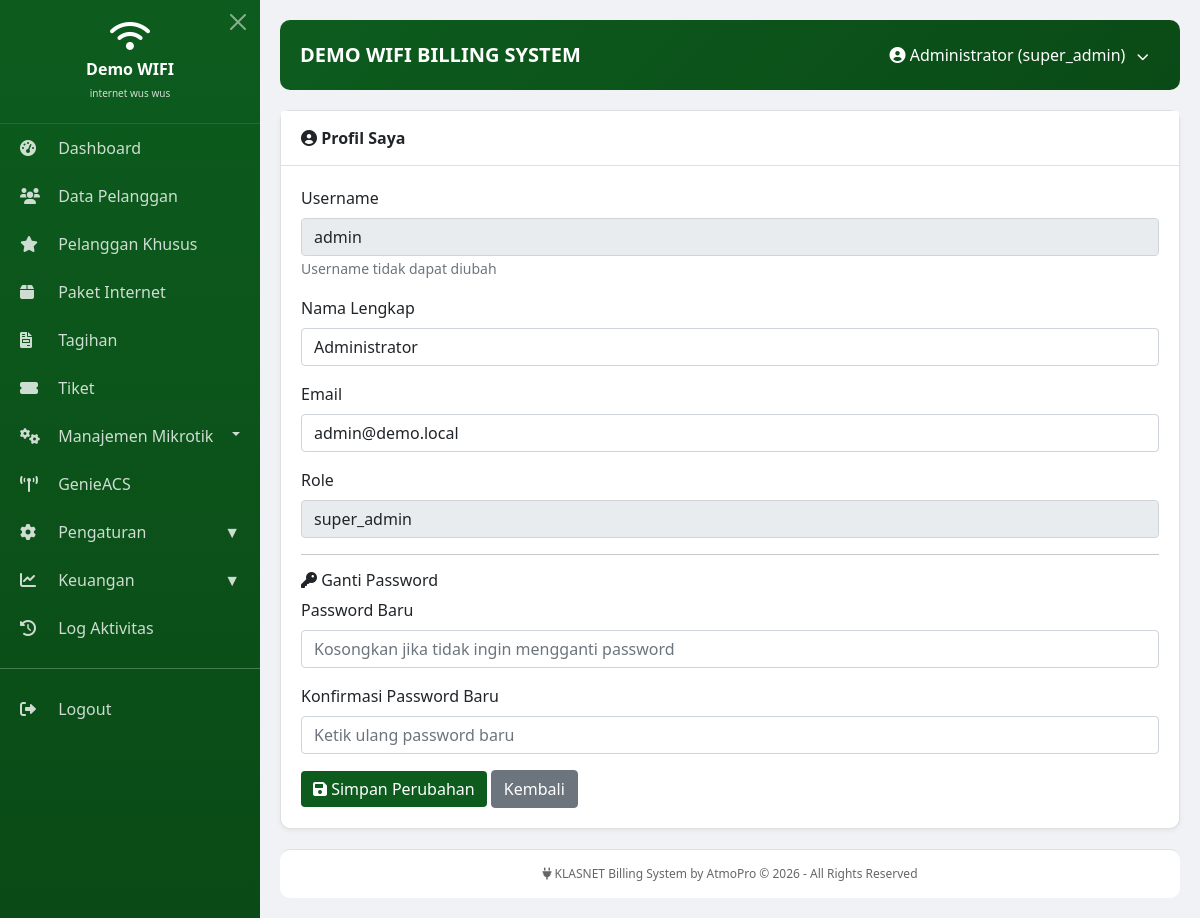
The page /modules/profile/index.php (signed in) on the database its author committed.
### tables this page shows
CREATE TABLE `users` (
  `id` int(11) NOT NULL AUTO_INCREMENT,
  `username` varchar(50) NOT NULL,
  `password` varchar(255) NOT NULL,
  `fullname` varchar(100) NOT NULL,
  `role` enum('super_admin','kasir','teknisi','pelanggan') NOT NULL,
  `email` varchar(100) DEFAULT NULL,
  `phone` varchar(20) DEFAULT NULL,
  `telegram_chat_id` varchar(50) DEFAULT NULL,
  `receive_telegram_notification` tinyint(1) DEFAULT 1,
  `is_active` tinyint(1) DEFAULT 1,
  `last_login` datetime DEFAULT NULL,
  `created_at` timestamp NULL DEFAULT current_timestamp(),
  PRIMARY KEY (`id`),
  UNIQUE KEY `username` (`username`)
);

### modules/profile/index.php (the view, shortened to what this page needs)
<?php
$user_id = $_SESSION['user_id'];
$user_name = $_SESSION['user_name'];
$user_role = $_SESSION['user_role'];
try {
$pdo = Database::getInstance()->getConnection();
    $stmt = $pdo->prepare("SELECT * FROM users WHERE id = ?");
    $stmt->execute([$user_id]);
    $user = $stmt->fetch();
} catch(PDOException $e) {
    $user = [
        'username' => $user_name,
        'email' => '',
        'full_name' => $user_name,
        'role' => $user_role
    ];
}
include '../../includes/header.php';
?>
<div class="card">
    <div class="card-header">
        <i class="fas fa-user-circle"></i> Profil Saya
    </div>
    <div class="card-body">
        <form method="POST" action="update.php">
            <div class="mb-3">
                <label class="form-label">Username</label>
                <input type="text" class="form-control" value="<?= htmlspecialchars($user['username'] ?? $user_name) ?>" readonly disabled>
                <small class="text-muted">Username tidak dapat diubah</small>
            </div>
            <div class="mb-3">
                <label class="form-label">Nama Lengkap</label>
                <input type="text" name="full_name" class="form-control" value="<?= htmlspecialchars($user['full_name'] ?? $user_name) ?>" required>
            </div>
            <div class="mb-3">
                <label class="form-label">Email</label>
                <input type="email" name="email" class="form-control" value="<?= htmlspecialchars($user['email'] ?? '') ?>">
            </div>
            <div class="mb-3">
                <label class="form-label">Role</label>
                <input type="text" class="form-control" value="<?= htmlspecialchars($user['role'] ?? $user_role) ?>" readonly disabled>
            </div>
            <hr>
            <h6><i class="fas fa-key"></i> Ganti Password</h6>
            <div class="mb-3">
                <label class="form-label">Password Baru</label>
                <input type="password" name="new_password" class="form-control" placeholder="Kosongkan jika tidak ingin mengganti password">
            </div>
            <div class="mb-3">
                <label class="form-label">Konfirmasi Password Baru</label>
                <input type="password" name="confirm_password" class="form-control" placeholder="Ketik ulang password baru">
            </div>
            <button type="submit" class="btn btn-primary"><i class="fas fa-save"></i> Simpan Perubahan</button>
            <a href="/dashboard.php" class="btn btn-secondary">Kembali</a>
        </form>
    </div>
</div>
<?php include '../../includes/footer.php'; ?>

### includes/header.php (style rules this page uses)
* { margin: 0; padding: 0; box-sizing: border-box; }
body { font-family: 'Segoe UI', sans-serif; background: #f0f2f5; }
.card { background: white; border-radius: 10px; margin-bottom: 20px; box-shadow: 0 2px 5px rgba(0,0,0,0.05); }
.card-header { background: white; border-bottom: 1px solid #e0e0e0; padding: 15px 20px; font-weight: 600; }
.card-body { padding: 20px; }
.btn-primary { background: #0d5c1e; border: none; }

### rows shown on the page
users: username "admin", email "admin@demo.local", role "super_admin"

### other values the page prints
$company_name "Demo WIFI"
$company_tagline "internet wus wus"
$company_name "DEMO WIFI"
$_SESSION['user_name'] "Administrator"
$_SESSION['user_role'] "super_admin"
